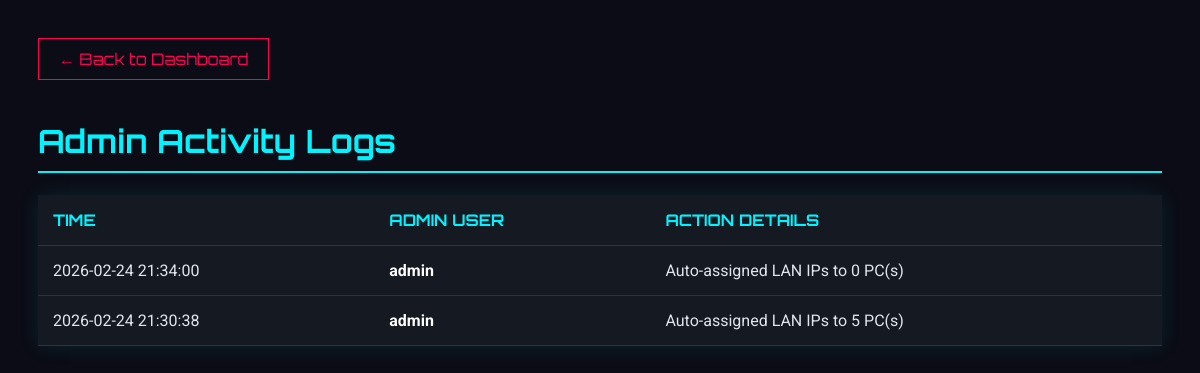
The page /logs (signed in) on the database as committed earlier.
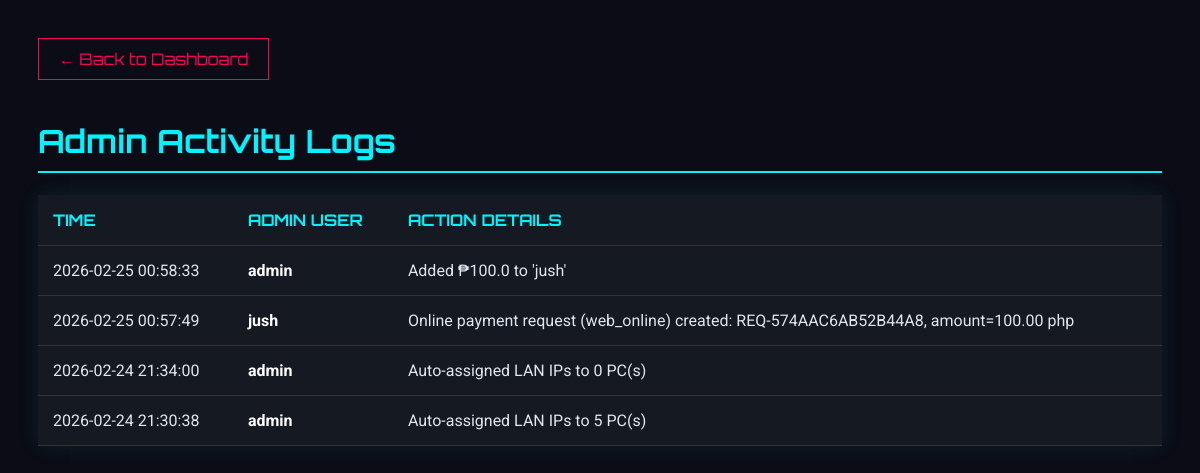
The same page on the database as committed later.
### app.py (models this page shows)
class AdminLog(db.Model):
    id = db.Column(db.Integer, primary_key=True)
    admin_name = db.Column(db.String(80))
    action = db.Column(db.String(255))
    timestamp = db.Column(db.DateTime, default=datetime.now)

### app.py (the view)
@app.route('/logs')
@login_required
def view_logs():
    if not current_user.is_admin: return redirect(url_for('index'))
    logs = AdminLog.query.order_by(AdminLog.timestamp.desc()).all()
    return render_template('logs.html', logs=logs)

### app.py (called while the page is built)
@login_manager.user_loader
def load_user(user_id):
    return User.query.get(int(user_id))

@app.before_request
def bootstrap_schema():
    if not getattr(app, "_schema_ready", False):
        db.create_all()
        ensure_pc_lan_ip_column()
        app._schema_ready = True

### templates/logs.html (shortened to what this page needs)
<!DOCTYPE html>
<html lang="en">
<head>
</head>
<body>
    <a href="/" class="back-btn">← Back to Dashboard</a>
    <h1>Admin Activity Logs</h1>
    <table>
        <thead>
            <tr>
                <th>Time</th>
                <th>Admin User</th>
                <th>Action Details</th>
            </tr>
        </thead>
        <tbody>
            {% for log in logs %}
            <tr>
                <td>{{ log.timestamp.strftime('%Y-%m-%d %H:%M:%S') }}</td>
                <td style="font-weight: bold; color: white;">{{ log.admin_name }}</td>
                <td>{{ log.action }}</td>
            </tr>
            {% else %}
            <tr>
                <td colspan="3" style="text-align:center; color:#666;">No logs found.</td>
            </tr>
            {% endfor %}
        </tbody>
    </table>
</body>
</html>

### templates/logs.html (style rules this page uses)
body { background-color: #0b0c15; color: #e0e6ed; font-family: 'Roboto', sans-serif; padding: 30px; }
h1 { font-family: 'Orbitron', sans-serif; color: #00f3ff; border-bottom: 2px solid #00f3ff; padding-bottom: 10px; }
table { width: 100%; border-collapse: collapse; background: #151922; margin-top: 20px; box-shadow: 0 0 20px rgba(0, 243, 255, 0.1); }
th, td { padding: 15px; text-align: left; border-bottom: 1px solid #333; }
th { color: #00f3ff; text-transform: uppercase; font-family: 'Orbitron', sans-serif; }
.back-btn { display: inline-block; margin-bottom: 20px; color: #ff0055; text-decoration: none; border: 1px solid #ff0055; padding: 10px 20px; font-family: 'Orbitron', sans-serif; }

Rows that differ between the two databases and show on the page:
added AdminLog: timestamp "2026-02-25 00:58:33", admin_name "admin", action "Added ₱100.0 to 'jush'"
added AdminLog: timestamp "2026-02-25 00:57:49", admin_name "jush", action "Online payment request (web_online) created: REQ-574AAC6AB52B44A8, amount=100.00 php"
